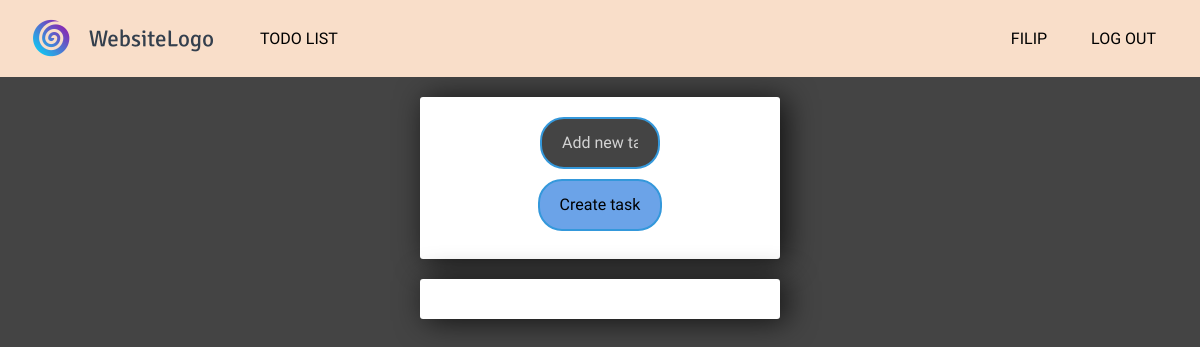
/list/home (signed in), run on an earlier commit of the app's database.
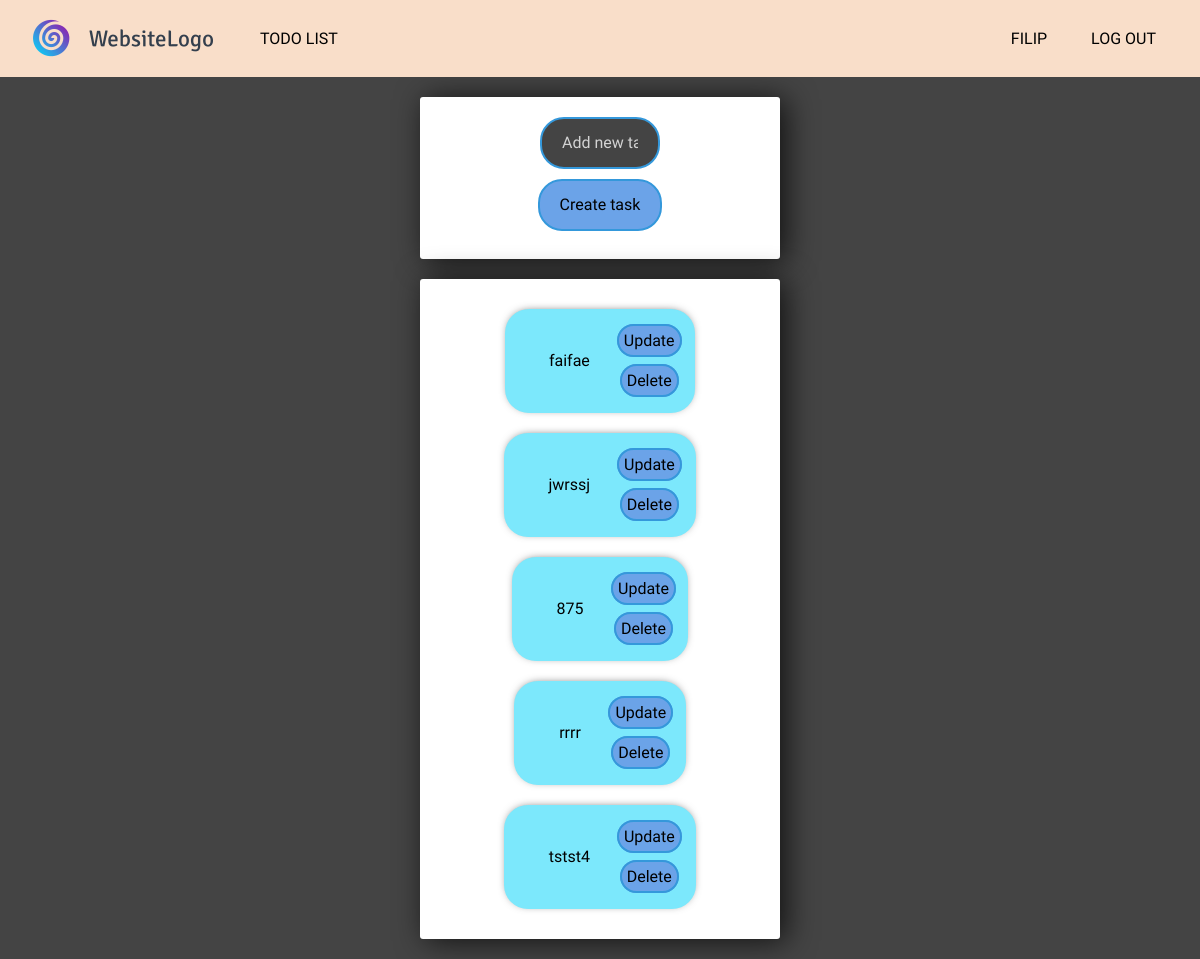
And on a later commit of the database.
### tasks/models.py (models this page shows)
class Task(models.Model):
    title = models.CharField(max_length=35)
    completed = models.BooleanField(default=False)
    created_date = models.DateTimeField(auto_now_add=True)
    author = models.CharField(max_length=50, default='')
    def __str__(self):
        return self.title

### tasks/views.py (the view, shortened to what this page needs)
# urls.py: path('home', tasks_views.list_homepage, name='list'),
@login_required
def list_homepage(request):
    tasks = Task.objects.all()
    for task in tasks:
        if "['" and "']" in task.title:
            task.title = task.title[2:-2]       # CharField returns a string that is looking like one-element list. Have no idea why yet.
    form = TaskForm()
    username = None
    if request.user.is_authenticated:
        username = request.user.username
    context = {
        'page_title': 'Todo list',
        'tasks': tasks,
        'form': form,
        'username': username,
    }
    return render(request, 'tasks/list.html', context)

### tasks/forms.py
class TaskForm(forms.ModelForm):
    class Meta:
        model = Task
        fields = '__all__'
        widgets = {
            'title': forms.TextInput(attrs={'class': 'new_task_text', 'placeholder': 'Add new task'}),
        }

### tasks/templates/tasks/list.html
{% extends 'tasks/base.html' %}
{% block content %}
<div class="new-task-column">
    <form method="POST", action="#"> {% csrf_token %}
        {{ form.title }}
        <input class="submit" type="submit", value="Create task">
    </form>
</div>
<div class="task-column">
{% for task in tasks %}
    {% if task.author == username %}
        <div class="item-row">
            <div class="task">
                    {% if task.completed == True %}
                        <s>{{ task }} </s>
                    {% else %}
                        {{ task }}
                    {% endif %}
            </div>
            <div class="del_upd_container">
                <div class="single-upd-container"><a class="edit_button" href="/list/update_task/{{ task.id }}">Update</a></div>
                <div class="single-del-container"><a class="edit_button" href="/list/delete_task/{{ task.id }}">Delete</a></div>
            </div>
        </div>
    {% endif %}
{% endfor %}
</div>
{% endblock content %}

### tasks/templates/tasks/base.html (shortened to what this page needs)
{% load static %}
<!DOCTYPE html>
<html lang="en">
<head>
  <link rel="stylesheet" href="https://maxcdn.bootstrapcdn.com/bootstrap/4.0.0/css/bootstrap.min.css">
  <link rel="stylesheet" type="text/css" href="{% static 'tasks/styles.css' %}">
</head>
<body>
  <header class='navbar'>
    <a href="{% url 'home' %}"><img class='logo' src="{% static 'images/websitelogo.png' %}" alt=""></a>
        <div class='sites_section'>
          <ul class='nav-links'>
            <li><a href="{% url 'list' %}">Todo List</a></li>
          </ul>
        </div>
        <div class='login_section'>
          <ul class='nav-links'>
            {% if user.is_authenticated %}
              <li><a href="{% url 'profile' %}">{{ user.username }}</a></li>
              <li><a href="{% url 'logout' %}">Log Out</a></li>
            {% else %}
              <li><a href="{% url 'register' %}">Register</a></li>
              <li><a href="{% url 'login' %}">Log In</a></li>
            {% endif %}
          </ul>
        </div>
  </header>
  {% block content %}
  {% endblock content %}
</body>
</html>

### tasks/static/tasks/styles.css (style rules this page uses)
body { background-color: #444; font-family: 'Raleway', sans-serif; align-items: center; }
input { width: 100%; padding: 12px 20px; margin: 8px 0; box-sizing: border-box; }
input::placeholder { color: #d3d3d3; }
.submit { background-color: #6BA3E8; margin-top: 10px; width: auto; border: 2px solid #3498db; border-radius: 24px; font-family: 'Raleway', sans-serif; font-size: 1rem; padding: 12px 20px; cursor: pointer; transition: 0.5s; }
.new-task-column { width:30vw; margin: 20px auto; padding:20px; background-color: #fff; border-radius: 3px; box-shadow: 6px 2px 30px 0px rgba(0,0,0,0.75); align-items: center; text-align: center; overflow: hidden; }
.item-row { color: black; background-color: #7ce8fc; margin: 10px; padding: 20px; border-radius: 24px; color: #fff; font-size: 16px; box-shadow: 0px -1px 10px -4px rgba(0,0,0,0.75); display: flex; white-space: nowrap; overflow: hidden; }
.task { color: black; width: 100%; text-overflow: ellipsis; display: flex; align-items : center ; justify-content : center; }
.new_task_text { margin: 0 auto; background: #444; border: 2px solid #3498db; border-radius: 24px; width: 10vw; display: block; text-align: inherit; -webkit-transition: all 0.7s ease 0s; -moz-transition: all 0.7s ease 0s; -o-transition: all 0.7s ease 0s; transition: all 0.7s ease 0s; }
.del_upd_container { width: 120px; display: block; align-items: center; justify-content: center; margin-right: -10px; }
.single-del-container { width: 70px; display: block; margin-top: 16px; }
.single-upd-container { width: 70px; display: block; margin-bottom: 16px; }
a { text-decoration: none; color: black }
.edit_button { background-color: #6BA3E8; margin-top: 20px; width: 5vw; border: 2px solid #3498db; border-radius: 24px; font-family: 'Raleway', sans-serif; padding: 5px; transition: 0.5s; }
.task-column { width:30vw; margin: 20px auto; padding:20px; background-color: #fff; border-radius: 3px; box-shadow: 6px 2px 30px 0px rgba(0,0,0,0.75); align-items: center; text-align: center; overflow: hidden; display: flex; flex-direction: column; }
header.navbar { display: flex; vertical-align: middle; padding: 10px 2%; background-color: #F9DEC9; justify-content: flex-start; }
.nav-links { list-style-type: none; vertical-align: middle; margin-bottom: 0; padding-left: 40px; }
.nav-links li { display: inline-block; padding: 0 20px; }
.nav-links li:nth-child(1) { padding: 0 20px 0 0; }
.nav-links li a { transition: all 0.3s ease 0s; text-decoration: none; text-transform: uppercase; }
.logo { cursor: pointer; order: 0; }
.login_section { display: inline-block; order: 3; margin-bottom: 0; list-style-type: none; margin-left: auto; }
.sites_section { display: inline-block; order: 2; }

What changed in the data, as far as the page shows it:
added Task: title "faifae"
added Task: title "jwrssj"
added Task: title "875"
added Task: title "rrrr"
added Task: title "tstst4"
